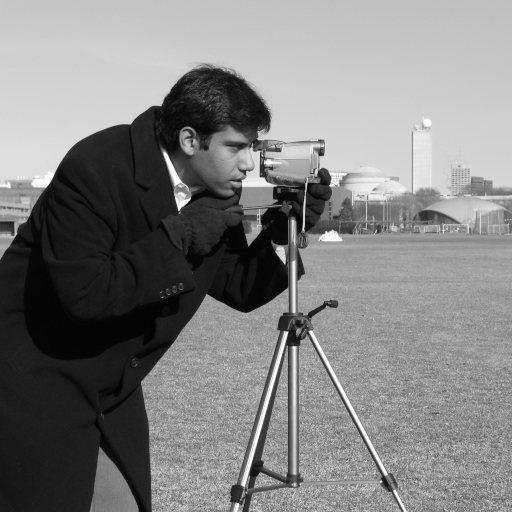
#> input picture ImageProcessing_Chapter3_Toolbox/samples/camera_cc0.png, 512 x 512 px
$ python intensity_slicing.py --input ../samples/camera_cc0.png
#> lines starting #> are read from the running program, lines starting #| are printed output that depends on the picture; after the words box and inside, x2 and y2 are one past the last pixel; in counts of white or black regions, pixels touching at a corner belong together
### ImageProcessing_Chapter3_Toolbox/algorithms/_common.py
"""Shared I/O helpers only. Algorithm mathematics live in each standalone module."""
from __future__ import annotations
from pathlib import Path
import numpy as np
from PIL import Image
from skimage import color, img_as_float


def to_gray_float(image):
    a = np.asarray(image)
    if a.ndim == 3:
        if a.shape[-1] == 4:
            a = a[..., :3]
        a = color.rgb2gray(a)
    a = img_as_float(a).astype(np.float64, copy=False)
    return np.clip(a, 0.0, 1.0)


# [6 lines left out: function normalize01, not called in this run]


def load_gray(path):
#> called with path = '../samples/camera_cc0.png'
    return to_gray_float(Image.open(path))
#> in to_gray_float, a is the input picture: shape (512, 512); min 0, max 255, mean 129.1


def save_gray(path, image):
    p = Path(path); p.parent.mkdir(parents=True, exist_ok=True)
    a = np.clip(np.asarray(image), 0, 1)
    Image.fromarray((a * 255 + 0.5).astype(np.uint8), mode='L').save(p)


def cli_single(apply_fn, description, defaults=None):
    import argparse
    ap = argparse.ArgumentParser(description=description)
    ap.add_argument('--input', help='Input image. If omitted, skimage.data.camera() is used.')
    ap.add_argument('--output', default='output.png')
    ap.add_argument('--params', default='', help='Comma-separated key=value pairs, e.g. gamma=0.5,size=5')
    args = ap.parse_args()
    if args.input:
        im = load_gray(args.input)
    else:
        from skimage import data
        im = to_gray_float(data.camera())
    params = dict(defaults or {})
    if args.params.strip():
        for item in args.params.split(','):
            k, v = item.split('=', 1)
            k=k.strip(); v=v.strip()
            if v.lower() in {'true','false'}: v = v.lower() == 'true'
            else:
                try: v = int(v)
                except ValueError:
                    try: v = float(v)
                    except ValueError: pass
            params[k]=v
    out = apply_fn(im, **params)
    save_gray(args.output, out)
    print(f'Saved: {args.output}')

### ImageProcessing_Chapter3_Toolbox/algorithms/intensity_slicing.py
"""Intensity-level slicing: highlight [low, high], optionally preserve background."""
import numpy as np
try:
    from algorithms._common import to_gray_float, cli_single
except ModuleNotFoundError:  # direct execution: python algorithms/<file>.py
    from _common import to_gray_float, cli_single

def apply(image, low=0.35, high=0.65, highlight=1.0, preserve_background=True):
#> called with low = 0.35, high = 0.65, highlight = 1, preserve_background = True
    r=to_gray_float(image); low=float(low); high=float(high)
    mask=(r>=low)&(r<=high)
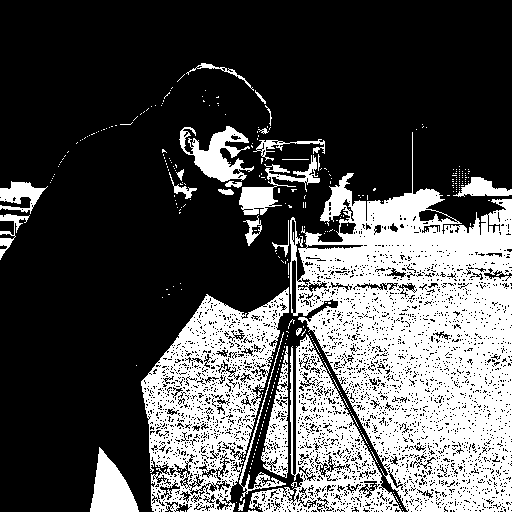
#> mask: shape (512, 512) bool; 31.7% white; 333 white regions (307 under 20 px), largest, box (x1, y1, x2, y2) and area: (290, 132, 512, 512) 46667, (141, 287, 289, 512) 16237, (249, 334, 402, 512) 8911
    if bool(preserve_background): out=r.copy()
    else: out=np.zeros_like(r)
    out[mask]=float(highlight)
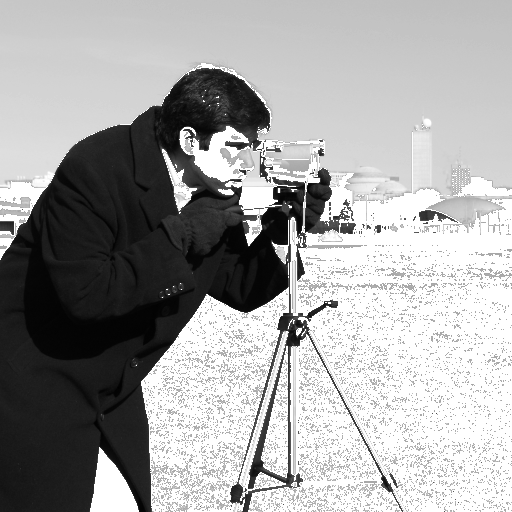
#> out: shape (512, 512) float64; min 0, max 1, mean 0.643
    return np.clip(out,0,1)

if __name__ == '__main__': cli_single(apply, 'Intensity slicing', {'low':.35,'high':.65,'highlight':1.0,'preserve_background':True})

$ run again, on ImageProcessing_Chapter3_Toolbox/samples/zone_plate_synthetic.png
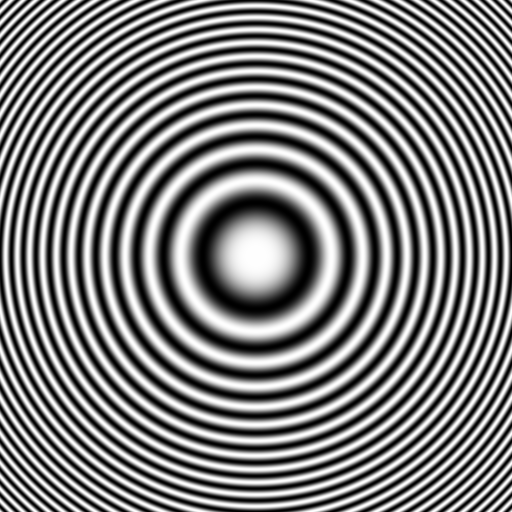
#> input picture ImageProcessing_Chapter3_Toolbox/samples/zone_plate_synthetic.png, 512 x 512 px
#> in to_gray_float, a is the input picture: shape (512, 512); min 0, max 254, mean 126.9
#> in apply, `mask=(r>=low)&(r<=high)`:
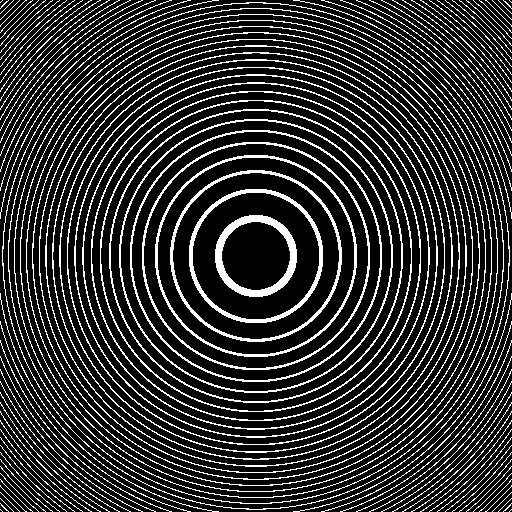
#> mask: shape (512, 512) bool; 19.2% white in thin lines or dots
#> in apply, `out[mask]=float(highlight)`:
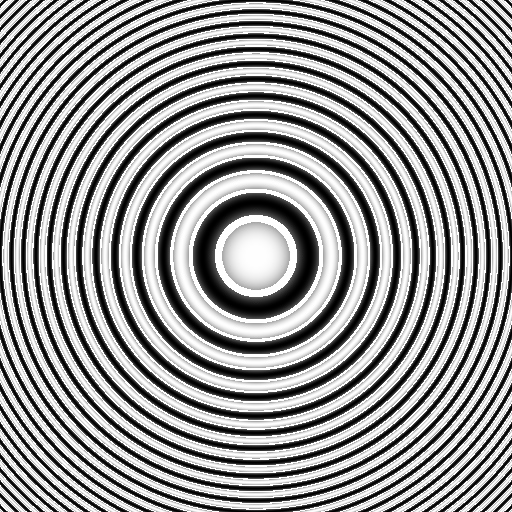
#> out: shape (512, 512) float64; min 0, max 1, mean 0.593
